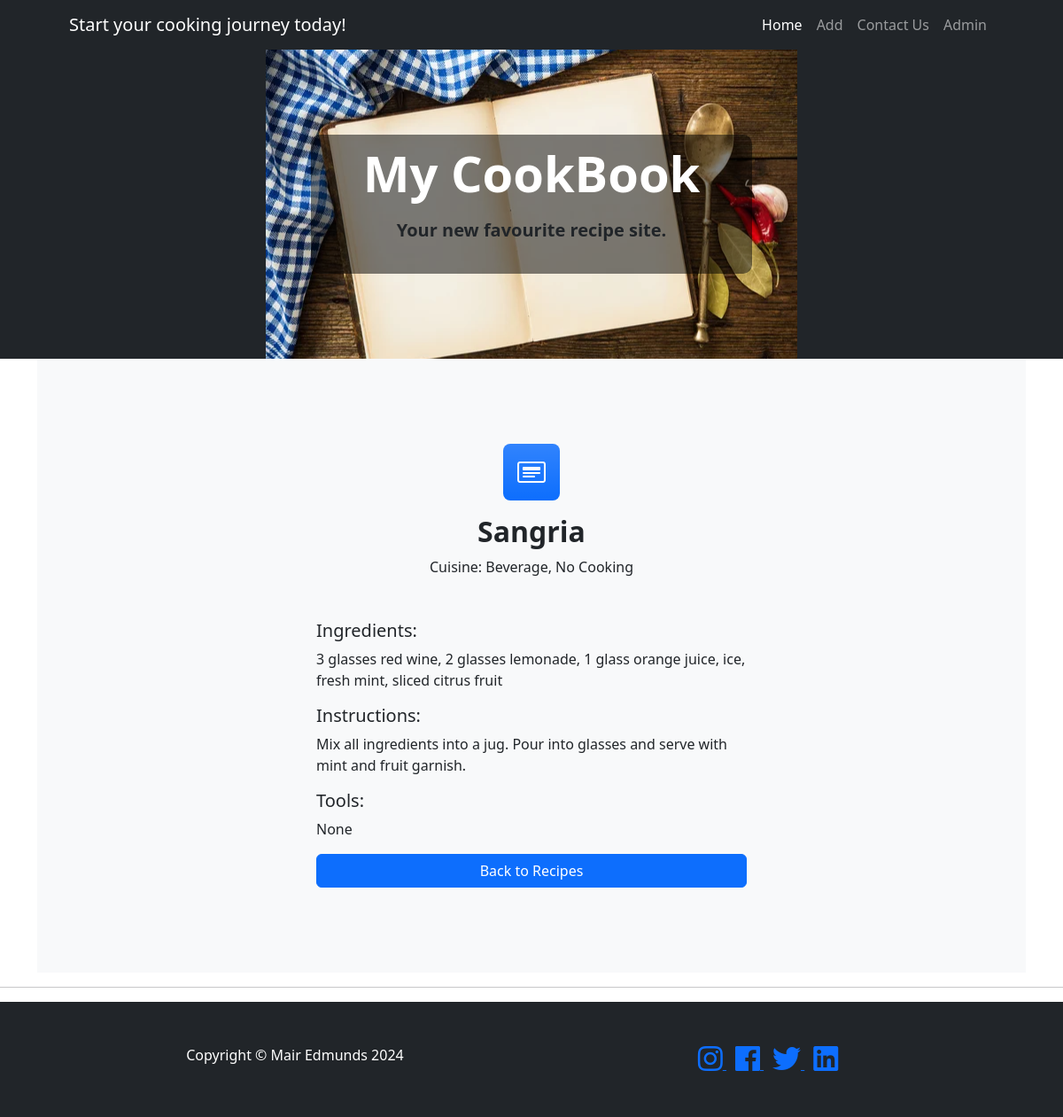
The app's page /full_recipe/4 with its own data.
### run.py (models this page shows)
class Recipe(db.Model):
    id = db.Column(db.Integer, primary_key=True)
    name = db.Column(db.String(255), nullable=False)
    ingredients = db.Column(db.Text, nullable=False)
    instructions = db.Column(db.Text, nullable=False)
    tools = db.Column(db.String(255), nullable=False)
    cuisine = db.Column(db.String(255), nullable=False)

### run.py (the view)
@app.route('/full_recipe/<int:recipe_id>')
def full_recipe(recipe_id):
    recipe = Recipe.query.get(recipe_id)
    if recipe is None:
        return "Recipe not found", 404
    return render_template('full_recipe.html', recipe=recipe)

### templates/full_recipe.html
{% extends "base.html" %}
{% block content %}
<section class="py-5 bg-light">
    <div class="container px-5 my-5">
        <div class="text-center mb-5">
            <div class="feature bg-primary bg-gradient text-white rounded-3 mb-3"><i class="bi bi-card-heading"></i>
            </div>
            <h2 class="fw-bolder">{{ recipe.name }}</h2>
            <p>Cuisine: {{ recipe.cuisine }}</p>
        </div>
        <div class="row gx-5 justify-content-center">
            <div class="col-lg-6">
                <h5>Ingredients:</h4>
                    <p>{{ recipe.ingredients }}</p>
                    <h5>Instructions:</h4>
                        <p>{{ recipe.instructions }}</p>
                        <h5>Tools:</h4>
                            <p>{{ recipe.tools }}</p>
                            <div class="d-grid mt-2">
                                <a href="{{ url_for('index') }}" class="btn btn-primary">Back to Recipes</a>
                            </div>
            </div>
        </div>
    </div>
</section>
{% endblock %}

### records on screen
Recipe: name "Sangria", cuisine "Beverage, No Cooking", ingredients "3 glasses red wine, 2 glasses lemonade, 1 glass orange juice, ice, fresh mint, sliced citrus fruit", instructions "Mix all ingredients into a jug. Pour into glasses and serve with mint and fruit garnish.", tools "None"
